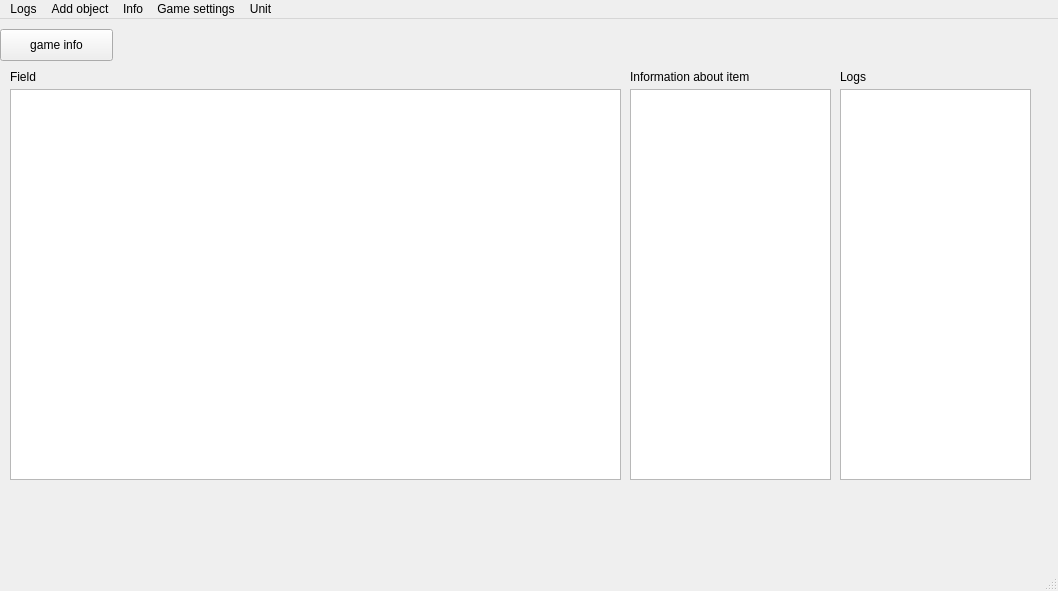
<?xml version="1.0" encoding="UTF-8"?>
<ui version="4.0">
 <class>MainWindow</class>
 <widget class="QMainWindow" name="MainWindow">
  <property name="geometry">
   <rect>
    <x>0</x>
    <y>0</y>
    <width>1058</width>
    <height>591</height>
   </rect>
  </property>
  <property name="windowTitle">
   <string>MainWindow</string>
  </property>
  <widget class="QWidget" name="centralwidget">
   <widget class="QTextEdit" name="fieldWindow">
    <property name="geometry">
     <rect>
      <x>10</x>
      <y>70</y>
      <width>611</width>
      <height>391</height>
     </rect>
    </property>
   </widget>
   <widget class="QTextEdit" name="infoWindow">
    <property name="geometry">
     <rect>
      <x>630</x>
      <y>70</y>
      <width>201</width>
      <height>391</height>
     </rect>
    </property>
   </widget>
   <widget class="QTextEdit" name="logWindow">
    <property name="geometry">
     <rect>
      <x>840</x>
      <y>70</y>
      <width>191</width>
      <height>391</height>
     </rect>
    </property>
   </widget>
   <widget class="QLabel" name="labelField">
    <property name="geometry">
     <rect>
      <x>10</x>
      <y>50</y>
      <width>59</width>
      <height>16</height>
     </rect>
    </property>
    <property name="text">
     <string>Field</string>
    </property>
   </widget>
   <widget class="QLabel" name="labelInfo">
    <property name="geometry">
     <rect>
      <x>630</x>
      <y>50</y>
      <width>201</width>
      <height>16</height>
     </rect>
    </property>
    <property name="text">
     <string>Information about item</string>
    </property>
   </widget>
   <widget class="QLabel" name="labelLog">
    <property name="geometry">
     <rect>
      <x>840</x>
      <y>50</y>
      <width>59</width>
      <height>16</height>
     </rect>
    </property>
    <property name="text">
     <string>Logs</string>
    </property>
   </widget>
   <widget class="QPushButton" name="gameInfoButton">
    <property name="geometry">
     <rect>
      <x>0</x>
      <y>10</y>
      <width>113</width>
      <height>32</height>
     </rect>
    </property>
    <property name="text">
     <string>game info</string>
    </property>
   </widget>
  </widget>
  <widget class="QStatusBar" name="statusbar"/>
  <widget class="QMenuBar" name="menuBar">
   <property name="geometry">
    <rect>
     <x>0</x>
     <y>0</y>
     <width>1058</width>
     <height>22</height>
    </rect>
   </property>
   <widget class="QMenu" name="menu">
    <property name="title">
     <string>Logs</string>
    </property>
    <addaction name="actionsettings_logs"/>
    <addaction name="action_logs_settings"/>
   </widget>
   <widget class="QMenu" name="menu_2">
    <property name="title">
     <string>Add object</string>
    </property>
    <addaction name="actionsetting_for_adding"/>
    <addaction name="actionadd_neutral"/>
    <addaction name="actionadd_base"/>
   </widget>
   <widget class="QMenu" name="menuObject_info">
    <property name="title">
     <string>Info</string>
    </property>
    <addaction name="actionInfo"/>
    <addaction name="actiongame_info"/>
    <addaction name="actionland_info"/>
    <addaction name="actionneutral_info"/>
    <addaction name="actionbase_info"/>
   </widget>
   <widget class="QMenu" name="menuGame_settings">
    <property name="title">
     <string>Game settings</string>
    </property>
    <addaction name="actionload_game"/>
    <addaction name="actionsave_game"/>
   </widget>
   <widget class="QMenu" name="menuUnit">
    <property name="title">
     <string>Unit</string>
    </property>
    <addaction name="actionMove"/>
    <addaction name="actionAttack"/>
   </widget>
   <addaction name="menu"/>
   <addaction name="menu_2"/>
   <addaction name="menuObject_info"/>
   <addaction name="menuGame_settings"/>
   <addaction name="menuUnit"/>
  </widget>
  <action name="actionsettings_logs">
   <property name="text">
    <string>settings logs</string>
   </property>
  </action>
  <action name="actionsetting_for_adding">
   <property name="text">
    <string>add unit</string>
   </property>
  </action>
  <action name="actionInfo">
   <property name="text">
    <string>unit info</string>
   </property>
  </action>
  <action name="actiongame_info">
   <property name="text">
    <string>game info</string>
   </property>
  </action>
  <action name="actionadd_neutral">
   <property name="text">
    <string>add neutral</string>
   </property>
  </action>
  <action name="actionadd_base">
   <property name="text">
    <string>add base</string>
   </property>
  </action>
  <action name="actionland_info">
   <property name="text">
    <string>land info</string>
   </property>
  </action>
  <action name="actionneutral_info">
   <property name="text">
    <string>neutral info</string>
   </property>
  </action>
  <action name="actionbase_info">
   <property name="text">
    <string>base info</string>
   </property>
  </action>
  <action name="actionload_game">
   <property name="text">
    <string>load game</string>
   </property>
  </action>
  <action name="actionsave_game">
   <property name="text">
    <string>save game</string>
   </property>
  </action>
  <action name="actionMove">
   <property name="text">
    <string>Move</string>
   </property>
  </action>
  <action name="actionAttack">
   <property name="text">
    <string>Attack</string>
   </property>
  </action>
  <action name="action_logs_settings">
   <property name="text">
    <string>logs settings</string>
   </property>
  </action>
 </widget>
 <resources/>
 <connections/>
</ui>
